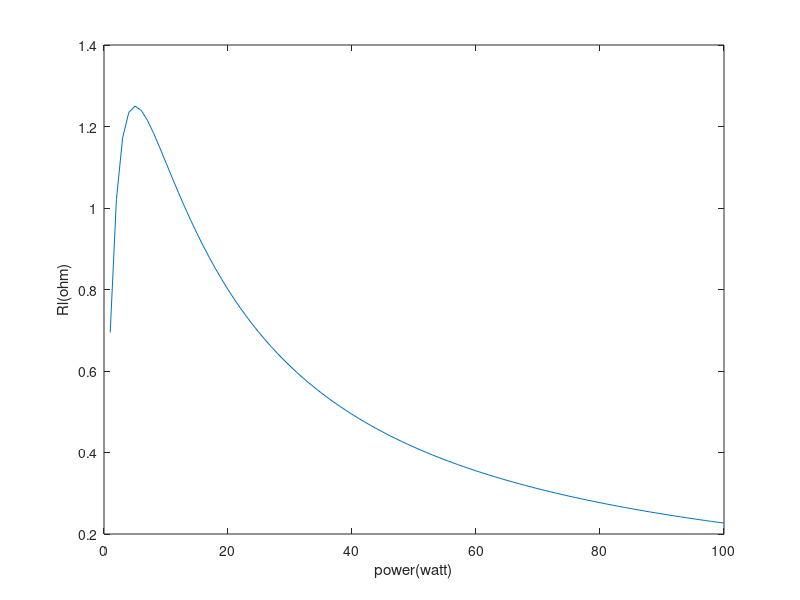

Source code (MATLAB):
%HITESH MALI
%2022BTECE006
%PROOF OF MAXIMUM POWER TRANSFER THEOREM USING MATLAB

clc;
clear all;

% v(volt) is voltage source
v= input("Enter the voltage (v): ");

% Rth is equivalent resistance of complex circuit
rth=input("Enter the equivalent resistance of complex circuit (0hm): ");
%r is the different value of resistor
r=1:100;
%p is the power given by source
p= (v.^2.*r)./(r+rth).^2 ;
plot(r,p);
ylabel('Rl(ohm)');
xlabel('power(watt)');

% max value of power at Rl
[power,R_load]=(max(p));

display(" Value of load resistor: ");
display(R_load);
display(" maximum power output by load resistor:");
display(power);

display("Hence,it is proove the for maximum power the load resistor is equal to equivalent to Rth");


